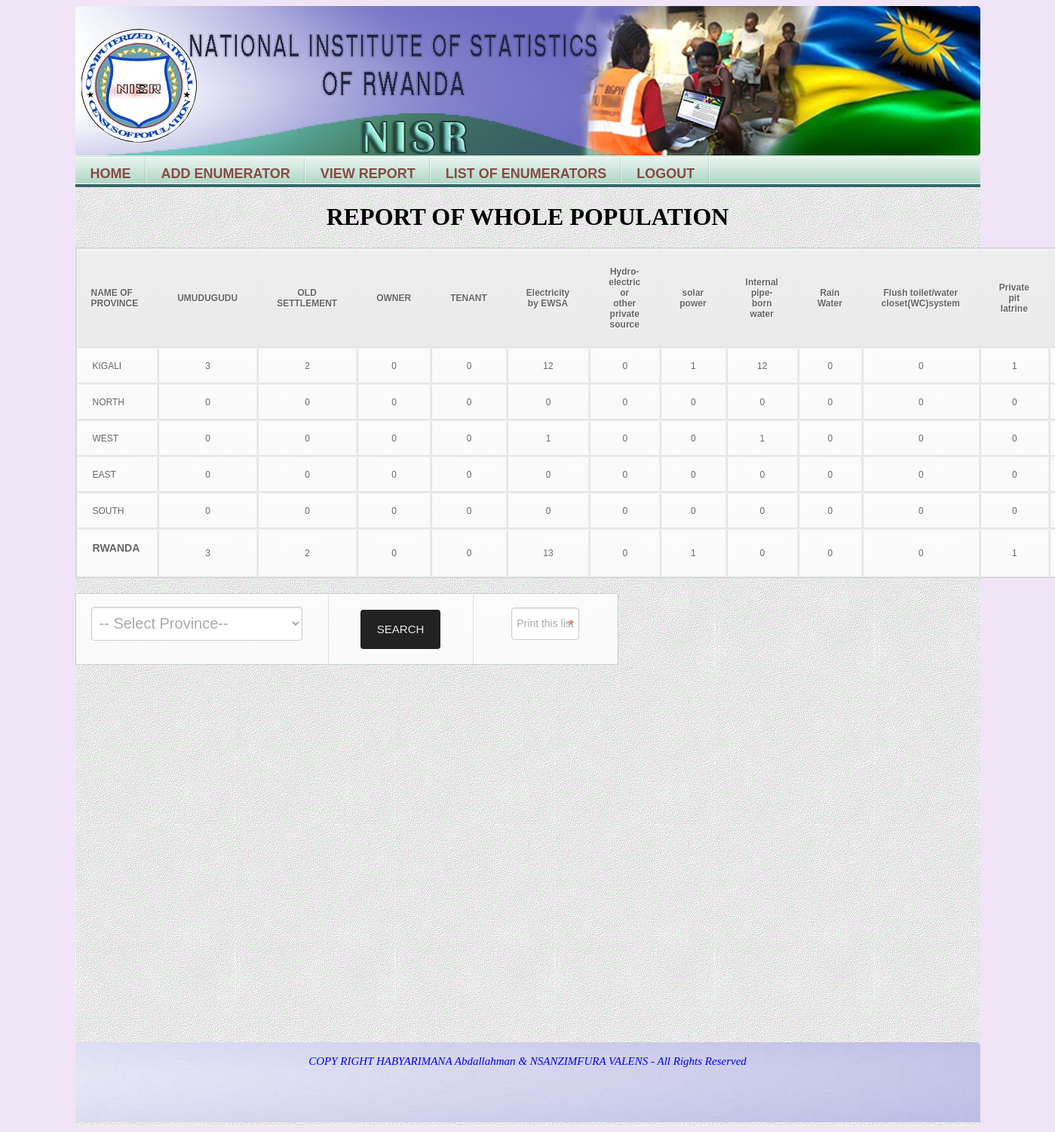
Page /report_household.php (signed in) on the committed database.
### tables this page shows
CREATE TABLE IF NOT EXISTS `province` (
  `Id` int(8) NOT NULL,
  `Name` text NOT NULL,
  PRIMARY KEY (`Id`)
);

### report_household.php (the view, shortened to what this page needs)
<?
				if(isset($_SESSION['logged-in']) && $_SESSION['logged-in']==true){
?>
<!DOCTYPE html">
<html lang="EN" >
<head>
<link type="text/css" rel="stylesheet" href="css/sheet.css" media="all" />
<link type="text/css" rel="stylesheet" href="css/Enumerationprocess.css" media="all" />
<link type="text/css" rel="stylesheet" href="css/table_design.css" media="all" />
</head>
<body>
<div id="heading">
</div>
<div id="Content">
<div id="navmenu">
<ul>
<li> <a href="admin.php">HOME</a><li>
<li><a href="admin.php?addenum=addenum">ADD ENUMERATOR </a></li>
<li> <a href="report.php">VIEW REPORT</a></li>
<li> <a href="list_enumerators.php"> LIST OF ENUMERATORS </a></li>
<li> <a href="logout.php"> LOGOUT </a></li>
</ul>
</div>
                <h1 align="center"> REPORT OF WHOLE POPULATION </h1>
                <table>
                <tr>
                <th>  NAME OF PROVINCE </th> <th> UMUDUGUDU  </th> <th> OLD SETTLEMENT  </th> <th> OWNER  </th> <th> TENANT </th><th> Electricity by EWSA </th><th> Hydro-electric or other private source </th><th> solar power </th><th>  Internal pipe-born water</th><th>  Rain Water</th><th>  Flush toilet/water closet(WC)system</th><th> Private pit latrine </th><th> Public pit latrine </th>
                </tr>
                <tr>
                <?
				$tumudugudu=0;
				$told=0;
				$towner=0;
				$ttenant=0;
                 $train=0;
				 $tfacility=0;
                $tprivate=0 ;
                 $tpublic=0;
				 $tewsa=0;
                 $thydro=0;
				 $tsolar=0;
				$qy="SELECT * FROM province";
                $re=mysql_query($qy);
	             while($ro=mysql_fetch_array($re)){
				 $idprovince=$ro['Id'];
				 $umudugudu=0;
				$old=0;
				$owner=0;
				$tenant=0;
				$internal=0;
                 $rain=0;
				 $facility=0;
                $private=0 ;
                 $public=0;
				 $ewsa=0;
                 $hydro=0;
				 $solar=0;
                $query="SELECT *from household where Id_province='$idprovince'";
                $res=mysql_query($query) or ('Error in selection');
                while($row=mysql_fetch_array($res)){
				 if($row['Ty_Habitant']=="umudugudu")
				 {
				  $umudugudu=$umudugudu+1;
				 }
				 else if($row['Ty_Habitant']=="Old settlement")
				 {
					  $old=$old+1;
				 }
			     else
				 {
				 }
				  if($row['So_water']=="Internal pipe-born water")
				 {
				  $internal=$internal+1;
				 }
				  if($row['Toi_facility']=="Flush toilet/water closet(WC)system")
				 {
				  $facility=$facility+1;
				 }
				 else if($row['Toi_facility']=="Private pit latrine")
				 {
					  $private=$private+1;
				 }
				 else
				 {
				 $public=$public+1;
				 }
				  if($row['Energy_Light']=="Electricity by EWSA")
				 {
				  $ewsa=$ewsa+1;
				 }
				 else if($row['Energy_Light']=="Hydro-electric or other private source")
				 {
					  $hydro=$hydro+1;
				 }
				 else
				 {
				 $solar=$solar+1;
				 }
				  }
                ?>
                <td>
                  <?=$ro['Name']?> </td>
				 <td>
                  <? echo $umudugudu; ?> </td>
                 <td> <?   echo $old; ?> </td>
                 <td> <? echo $owner; ?> </td>
				  <td> <?   echo $tenant; ?> </td>
                  <td> <?   echo $ewsa; ?> </td>
                  <td> <? echo $hydro; ?> </td>
                  <td> <?   echo $solar; ?> </td>
                   <td> <?   echo $internal; ?> </td>
                 <td> <? echo $rain; ?> </td>
				  <td> <?   echo $facility; ?> </td>
                   <td> <?   echo $private; ?> </td>
                 <td> <? echo $public; ?> </td>
                 </tr>
	<?
	$tumudugudu=$tumudugudu+$umudugudu;
	$told=$told+$old;
	$towner=$towner+$owner;
	$ttenant=$ttenant+$tenant;
	$tfacility=$tfacility+$facility;
	$tprivate=$tprivate+$private;
	$tpublic=$tpublic+$public;
	$tewsa=$tewsa+$ewsa;
	$tsolar=$tsolar+$solar;
	}
	?>
    <tr> <td> <h3> RWANDA </h3></td><td> <? echo $tumudugudu; ?> </td> <td> <? echo $told; ?></td> <td> <? echo $towner; ?> </td> <td> <? echo $ttenant; ?></td>  <td> <?   echo $tewsa; ?> </td> <td> <? echo $thydro; ?> </td><td> <?   echo $tsolar; ?> </td><td> <?   echo $internal; ?> </td>
                 <td> <? echo $train; ?> </td>
				  <td> <?   echo $tfacility; ?> </td>
                   <td> <?   echo $tprivate; ?> </td>
                 <td> <? echo $tpublic; ?> </td>
				</tr>
				 </table>
                 <div>
                <form action="residence/findRepHousehold.php" method="post" name="form1" id="form1">
                <table width="60%" border="0" cellspacing="0" cellpadding="0">
                   <tr>
                               <td  width="150">
                                    <select name="province" onChange="getDistrict(this.value)">
                                     <option value="#"> -- Select Province-- </option>
                                    </select></td>
                                      <td width="150"><input type="submit" value="search" name="submit"> </td>
                                        <td width="150">  <input id="printpagebutton" type="button" value="Print this list" onClick="printpage()"/>  </a></td>
                </tr>
                </table> </div>
<footer>
<div id="footest">
<p> COPY RIGHT HABYARIMANA Abdallahman & NSANZIMFURA VALENS - All Rights Reserved </p>
</div>
</footer>
</div>
</body>
</html>
<?
}
else
{
echo "Please this page can not open while Your are not logged in................";
echo '<a href="../index.php"> Back to Log In</a>';
}
?>

### css/sheet.css (style rules this page uses)
body { background-image: url(img/bg-bbbody.png); }
#Content { width:1200px; margin-left:450px; margin-right:450px; background-image: url(img/boar.gif); margin:0 auto; }
#heading { margin-top:0px; width:1200px; background:transparent url(../img/bg-bubheader1.jpg) top left no-repeat; margin-left:450px; margin-right:450px; height:198px; position:relative; line-height:20px; font-size:15px; border-radius: 5px; border-bottom-color: #2A0000; border-bottom:1px solid beige; margin:0 auto; }
#navmenu ul { clear:both; margin-top:140px; margin:0; padding:0; list-style-type:none; width:1200px; position:relative; display:block; height:36px; text-transform:uppercase; font-size:18px; font-weight:bold; background:transparent url('../img/OFF.gif') repeat-x top left; font-family:Helvetica,Arial,Verdana,sans-serif; border-bottom:4px solid #336666; border-top:1px solid #C0E2D4; margin:0 auto; }
#navmenu li { display:block; float:left; margin:0; pading:0; }
#navmenu li a { display:block; float:left; color:#874B46; text-decoration:none; font-weight:bold; padding:12px 20px 0 20px; height:24px; background:transparent url('../img/DIVIDER.gif') no-repeat top right; }
#footest { width: 1200px; background:transparent url(../img/bg-bubfooter1.jpg) top left no-repeat; text-align:center; font-style:oblique; color:#0000FF; height:110px; line-height:20px; font-size:15px; background-repeat: no-repeat; border-radius: 5px; border-bottom-color: #2A0000; border-bottom:1px solid beige; margin:0 auto; margin-top:500px; overflow: auto; }

### css/Enumerationprocess.css (style rules this page uses)
input, textarea { color: #373737; background: #fff url(../img/red_asterisk.png) no-repeat 98%; border: 1px solid #CCCCCC; color: #aaa; font-size: 14px; line-height: 2.8em; margin-bottom:15px; align:right; -moz-border-radius:4px; -webkit-border-radius:4px; border-radius:4px; box-shadow: 0 1px 2px rgba(0, 0, 0, 0.1) inset, 0 1px 0 rgba(255, 255, 255, 0.2); }
input[type="submit"] { background: #222; border: none; text-shadow: 0 -1px 0 rgba(0,0,0,0.3); text-transform:uppercase; color: #eee; cursor: pointer; font-size: 15px; margin: 5px 0; padding: 5px 22px; }
select { color: #373737; background: #fff; border: 1px solid #CCCCCC; color: #aaa; font-size: 20px; line-height: 1.2em; margin-bottom:15px; -moz-border-radius:4px; -webkit-border-radius:4px; border-radius:4px; box-shadow: 0 1px 2px rgba(0, 0, 0, 0.1) inset, 0 1px 0 rgba(255, 255, 255, 0.2); padding: 8px 6px; height: 45px; width:280px; }

### css/table_design.css (style rules this page uses)
table { font-family:Arial, Helvetica, sans-serif; color:#666; font-size:12px; text-shadow: 1px 1px 0px #fff; background:#eaebec; margin:20px; border:#ccc 1px solid; margin-left:0%; }
table th { padding:21px 25px 22px 25px; border-top:1px solid #fafafa; border-bottom:1px solid #e0e0e0; background: #ededed; background: -webkit-gradient(linear, left top, left bottom, from(#ededed), to(#ebebeb)); background: -moz-linear-gradient(top, #ededed, #ebebeb); }
table th:first-child { text-align: left; padding-left:18px; }
table tr:first-child th:first-child { -moz-border-radius-topleft:3px; -webkit-border-top-left-radius:3px; border-top-left-radius:3px; }
table tr:first-child th:last-child { -moz-border-radius-topright:3px; -webkit-border-top-right-radius:3px; border-top-right-radius:3px; }
table tr { text-align: center; padding-left:20px; }
table tr td:first-child { text-align: left; padding-left:20px; border-left: 0; }
table tr td { padding:15px; border-top: 1px solid #ffffff; border-bottom:1px solid #e0e0e0; border-left: 1px solid #e0e0e0; background: #fafafa; background: -webkit-gradient(linear, left top, left bottom, from(#fbfbfb), to(#fafafa)); background: -moz-linear-gradient(top, #fbfbfb, #fafafa); }
table tr:last-child td { border-bottom:0; }
table tr:last-child td:first-child { -moz-border-radius-bottomleft:3px; -webkit-border-bottom-left-radius:3px; border-bottom-left-radius:3px; }
table tr:last-child td:last-child { -moz-border-radius-bottomright:3px; -webkit-border-bottom-right-radius:3px; border-bottom-right-radius:3px; }

### rows in the picture
province: Name "KIGALI", umudugudu "3", old "2", owner "0", tenant "0", ewsa "12", hydro "0", solar "1", internal "12", rain "0", facility "0", private "1"
province: Name "NORTH", umudugudu "0", old "0", owner "0", tenant "0", ewsa "0", hydro "0", solar "0", internal "0", rain "0", facility "0", private "0"
province: Name "WEST", umudugudu "0", old "0", owner "0", tenant "0", ewsa "1", hydro "0", solar "0", internal "1", rain "0", facility "0", private "0"
province: Name "EAST", umudugudu "0", old "0", owner "0", tenant "0", ewsa "0", hydro "0", solar "0", internal "0", rain "0", facility "0", private "0"
province: Name "SOUTH", umudugudu "0", old "0", owner "0", tenant "0", ewsa "0", hydro "0", solar "0", internal "0", rain "0", facility "0", private "0"

### other values in the picture
$tumudugudu "3"
$told "2"
$towner "0"
$ttenant "0"
$tewsa "13"
$thydro "0"
$tsolar "1"
$internal "0"
$train "0"
$tfacility "0"
$tprivate "1"
